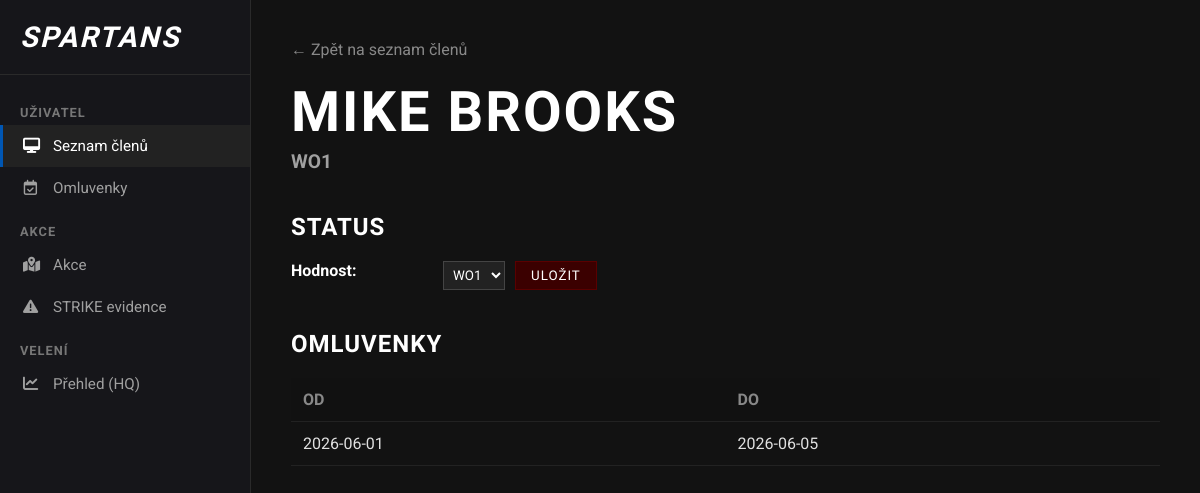
/profil/6, run on an earlier commit of the app's database.
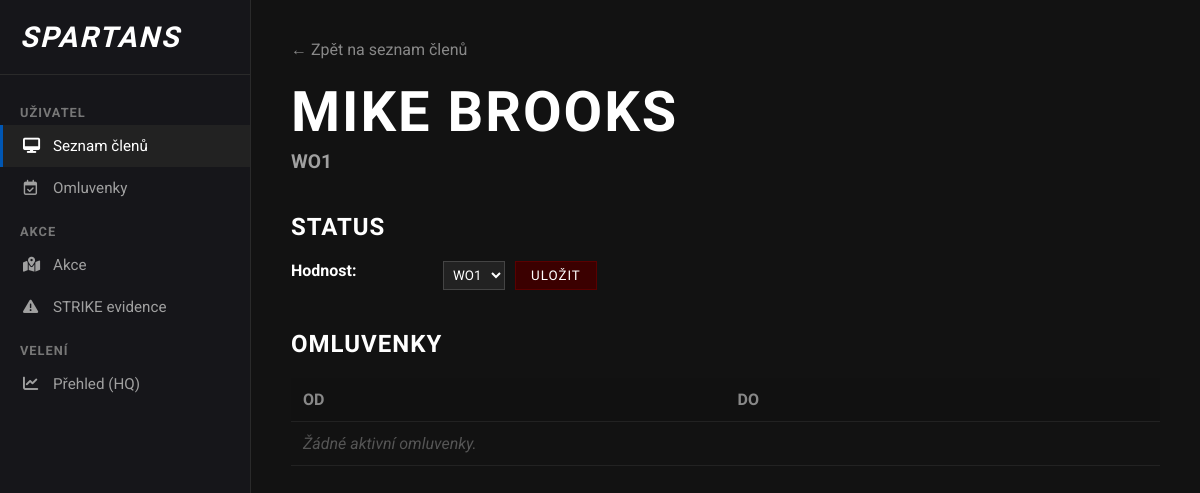
And on a later commit of the database.
### app.py (models this page shows)
class Omluvenka(db.Model):
    id = db.Column(db.Integer, primary_key=True)
    datum_od = db.Column(db.Date, nullable=False)
    datum_do = db.Column(db.Date, nullable=False)
    clen_id = db.Column(db.Integer, db.ForeignKey('clen.id'), nullable=False)
    clen = db.relationship('Clen', backref='vsechny_omluvenky')

### app.py (the view)
@app.route('/profil/<int:id>')
def profil(id):
    vybrany_clen = Clen.query.get_or_404(id)
    omluvenky_clena = Omluvenka.query.filter_by(clen_id=id).all()
    hodnosti_z_db = Hodnost.query.all()
    return render_template('profil.html', clen=vybrany_clen, omluvenky=omluvenky_clena, hodnosti=hodnosti_z_db)

### templates/profil.html (shortened to what this page needs)
<!DOCTYPE html>
<html lang="cs">
<head>
    <link rel="stylesheet" href="https://cdnjs.cloudflare.com/ajax/libs/font-awesome/6.4.0/css/all.min.css">
    <link rel="stylesheet" href="{{ url_for('static', filename='profil.css') }}">
</head>
<body>
    <div class="sidebar">
      <div class="sidebar-brand">
        <i> SPARTANS</i>
      </div>
      <div class="sidebar-category">Uživatel</div>
      <div class="sidebar-nav">
        <a href="/" class="active"
          ><i class="fa-solid fa-desktop"></i> Seznam členů</a
        >
        <a href="/omluvenky"
          ><i class="fa-regular fa-calendar-check"></i> Omluvenky</a
        >
      </div>
      <div class="sidebar-category">Akce</div>
      <div class="sidebar-nav">
        <a href="/akce"><i class="fa-solid fa-map-location-dot"></i> Akce </a>
        <a href="/strike"><i class="fa-solid fa-triangle-exclamation"></i> STRIKE evidence</a>
      </div>
      <div class="sidebar-category">Velení</div>
      <div class="sidebar-nav">
          <a href="/dashboard"><i class="fa-solid fa-chart-line"></i> Přehled (HQ)</a>
      </div>
    </div>
    <div class="main-content">
        <a href="/" style="color: #888; text-decoration: none; margin-bottom: 20px; display: inline-block;">← Zpět na seznam členů</a>
        <div class="container">
            <div class="left-column">
                <h1>{{ clen.jmeno }}</h1>
                <div class="subtitle">{{ clen.hodnost.nazev }}</div>
                <h2>Status</h2>
                <div style="display: grid; grid-template-columns: 140px 1fr; gap: 12px; margin-bottom: 30px;">
                    <div style="font-weight: bold; color: #fff;">Hodnost:</div>
                    <div>
                        <form action="/zmenit_hodnost/{{ clen.id }}" method="POST" style="display: flex; gap: 10px; margin: 0;">
                            <select name="hodnost" style="padding: 5px;">
                                {% for h in hodnosti %}
                                    <option value="{{ h.id }}" {% if clen.hodnost_id == h.id %}selected{% endif %}>{{ h.nazev }}</option>
                                {% endfor %}
                            </select>
                            <button type="submit" style="padding: 5px 15px;">Uložit</button>
                        </form>
                    </div>
                </div>
                <h2>Omluvenky</h2>
                <table>
                    <tr>
                        <th>Od</th>
                        <th>Do</th>
                    </tr>
                    {% for omluvenka in omluvenky %}
                    <tr>
                        <td>{{ omluvenka.datum_od }}</td>
                        <td>{{ omluvenka.datum_do }}</td>
                    </tr>
                    {% else %}
                    <tr>
                        <td colspan="2" style="color: #555; font-style: italic;">Žádné aktivní omluvenky.</td>
                    </tr>
                    {% endfor %}
                </table>
            </div>
        </div>
    </div>
</body>
</html>

What changed in the data, as far as the page shows it:
removed Omluvenka: datum_od "2026-06-01", datum_do "2026-06-05"
Also different on the page:
text now shown: "Žádné aktivní omluvenky."
